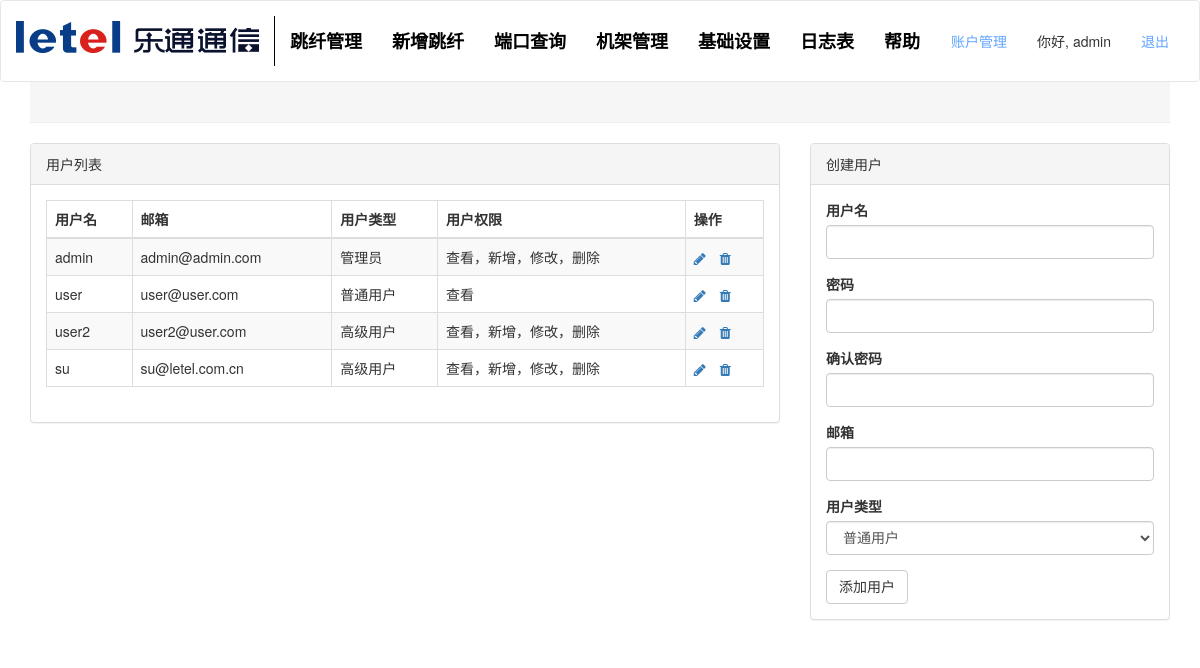
Page /auth/account (signed in) on the committed database.
### app/models.py (models this page shows, shortened)
class User(UserMixin, db.Model):
    __tablename__ = 'User'
    id = db.Column(db.Integer, primary_key=True)
    email = db.Column(db.String(64))
    username = db.Column(db.String(64), unique=True, index=True)
    password_hash = db.Column(db.String(128))
    role_id = db.Column(db.Integer, db.ForeignKey('roles.id')) #外键role_id = roles.id= roles表中的id
    status = db.Column(db.Boolean, default=True)
    login_time = db.Column(db.DateTime)
    logout_time = db.Column(db.DateTime)
    logs = db.relationship('Log', backref='user', lazy='dynamic')
    @property
    def password(self):
        raise AttributeError('password is not a readable attribute')
    def can(self, permissions):
        return self.role is not None and \
            (self.role.permissions & permissions) == permissions
    def is_administrator(self):
        return self.can(Permission.ADMINISTER)

class Role(db.Model):
    __tablename__ = 'roles'
    id = db.Column(db.Integer, primary_key=True)
    name = db.Column(db.String(64), unique=True)
    default = db.Column(db.Boolean, default=False, index=True)
    permissions = db.Column(db.Integer)
    users = db.relationship('User', backref='role', lazy='dynamic')

### app/auth/views.py (the view, shortened to what this page needs)
@auth.route('/account', methods=['GET', 'POST'])
@login_required
@admin_required
def account():
    if current_user.status == False:
        return redirect(url_for('auth.login'))
    form = CreateuserForm()
    accounts = User.query.all()
    return render_template('auth/account.html',accounts=accounts,form=form)

### app/auth/forms.py (shortened to what this page needs)
class CreateuserForm(FlaskForm):
    username = StringField('用户名', validators=[DataRequired(), Length(1, 64), Regexp('^[A-Za-z][A-Za-z0-9_.]*$', 0,'用户名只能是字母、数字、.、_')])
    password = PasswordField('密码', validators=[DataRequired(), EqualTo('password2', message='密码必须一致')])
    password2 = PasswordField('确认密码', validators=[DataRequired()])
    email = StringField('邮箱', validators=[DataRequired(), Length(1, 64),Email()])
    type = SelectField('用户类型', coerce=int, default=2)
    submit = SubmitField('添加用户')
    def __init__(self, *args, **kwargs):
        super(CreateuserForm, self).__init__(*args, **kwargs)
        self.type.choices = [(u.id,u.name) for u in Role.query.all()]

### app/models.py (called while the page is built)
@login_manager.user_loader
def load_user(user_id):
    return User.query.get(int(user_id))

### app/templates/auth/account.html (shortened to what this page needs)
{% extends "base.html" %}
{% import "bootstrap/wtf.html" as wtf %}
{% block page_content %}
<div class="page-header">
</div>
<div class="row">
    <div class="col-lg-8">
        <div class="panel panel-default">
            <div class="panel-heading">
                用户列表
            </div>
            <div class="panel-body">
                <div class="table-responsive">
                    <table class="table table-striped table-bordered table-hover">
                        <thead>
                            <tr>
                                <th>用户名</th>
                                <th>邮箱</th>
                                <th>用户类型</th>
                                <th>用户权限</th>
                                <th>操作</th>
                            </tr>
                        </thead>
                        <tbody>
                            {% for account in accounts %}
                                {% if account.username != 'ymwu1988' %}
                                    <tr>
                                        <td>{{ account.username }}</td>
                                        <td>{{ account.email }}</td>
                                        <td>{{ account.role.name }}</td>
                                        {% if account.role.name == '普通用户' %}
                                            <td>查看</td>
                                        {% else %}
                                            <td>查看，新增，修改，删除</td>
                                        {% endif %}
                                        <td>
                                            <a class="icon" href="/auth/account/edit/{{ account.id }}" title="编辑">
                                                <span class="fa fa-pencil glyphicon glyphicon-pencil"></span>
                                            </a>
                                            <a class="icon" href="/auth/account/delete/{{ account.id }}" title="删除" style="margin-left: 10px;">
                                                <span class="fa fa-trash glyphicon glyphicon-trash"></span>
                                            </a>
                                        </td>
                                    </tr>
                                {% endif %}
                            {% endfor %}
                        </tbody>
                    </table>
                </div>
            </div>
        </div>
    </div>
    <div class="col-lg-4">
        <div class="panel panel-default">
            <div class="panel-heading">
                创建用户
            </div>
            <div class="panel-body">
                {{ wtf.quick_form(form) }}
            </div>
        </div>
    </div>
</div>
{% endblock %}

### app/templates/base.html (shortened to what this page needs)
{% extends "bootstrap/base.html" %}
{% block styles %}
    {{ super() }}
    <link href={{ url_for('static', filename = 'vendor/bootstrap/css/bootstrap.min.css') }} rel="stylesheet">
    <link href={{ url_for('static', filename = 'vendor/app/css/normalize.css') }} rel="stylesheet">
    <link href={{ url_for('static', filename = 'vendor/app/css/base.css') }} rel="stylesheet">
    <link href={{ url_for('static', filename = 'vendor/font-awesome/css/font-awesome.min.css') }} rel="stylesheet" type="text/css">
{% endblock %}
{% block body_attribs %}
     onload="draw();"
{% endblock %}
{% block navbar %}
    <div class="navbar navbar-default" role="navigation">
        <div class="container">
            <div class="navbar-header">
                <a class="navbar-brand" href="/"><img src="/static/images/logo.jpg"></a>
            </div>
            <div class="navbar-collapse collapse">
                <ul class="nav navbar-nav">
                    <li><a href="/"><span>跳纤管理</span></a></li>
                    <li><a href="/new-jumping"><span>新增跳纤</span></a></li>
                    <li><a href="/interface"><span>端口查询</span></a></li>
                    <li><a href="/shebei"><span>机架管理</span></a></li>
                    <li><a href="/setting"><span>基础设置</span></a></li>
                    <li><a href="/log"><span>日志表</span></a></li>
                    <li><a href="/help"><span>帮助</span></a></li>
                </ul>
                <ul class="nav navbar-nav navbar-right">
                    {% if current_user.is_administrator() %}
                        <li><a href="{{ url_for('auth.account') }}">账户管理</a></li>
                    {% endif %}
                    {% if current_user.is_authenticated %}
                        <li class="hello-user"><span>你好, {{ current_user.username }}</span></li>
                        <li><a href="{{ url_for('auth.logout') }}">退出</a></li>
                    {% else %}
                        <li><a href="{{ url_for('auth.login') }}">登入</a></li>
                    {% endif %}
                </ul>
            </div>
        </div>
    </div>
{% endblock %}
{% block content %}
<div class="container">
{% block page_content %}{% endblock %}
</div>
{% endblock %}

### rows in the picture
User: username "admin", email "admin@admin.com", role.name "管理员", shows "查看，新增，修改，删除"
User: username "user", email "user@user.com", role.name "普通用户", shows "查看"
User: username "user2", email "user2@user.com", role.name "高级用户", shows "查看，新增，修改，删除"
User: username "su", email "su@letel.com.cn", role.name "高级用户", shows "查看，新增，修改，删除"
